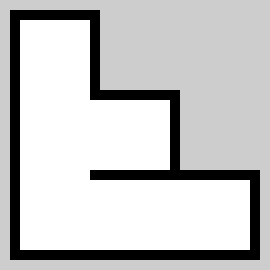
#> input picture maps/mapa.pgm, 270 x 270 px
$ jupyter execute particles.ipynb
#> lines starting #> are read from the running program, lines starting #| are printed output that depends on the picture; after the words box and inside, x2 and y2 are one past the last pixel; in counts of white or black regions, pixels touching at a corner belong together
[cell 1]
import numpy as np
import cv2
import matplotlib.pyplot as plt

plt.rcParams['figure.figsize'] = [10, 10]

[cell 2]
muestra = np.array([4.0, 4.0, 4.0, 4.0, 4.0, 4.0, 4.0, 4.0, 4.0, 4.0, 4.0, 4.0, 4.0, 4.0, 4.0, 4.0, 4.0, 4.0, 4.0, 4.0, 4.0, 4.0, 4.0, 4.0, 4.0, 4.0, 4.0, 4.0, 4.0, 4.0, 4.0, 4.0, 4.0, 4.0, 4.0, 4.0, 4.0, 4.0, 4.0, 4.0, 4.0, 4.0, 4.0, 4.0, 4.0, 4.0, 4.0, 4.0, 4.0, 4.0, 4.0, 4.0, 4.0, 4.0, 4.0, 4.0, 4.0, 4.0, 4.0, 4.0, 4.0, 4.0, 2.078701972961426, 2.1477415561676025, 2.2249815464019775, 2.3098437786102295, 2.4059548377990723, 2.5073423385620117, 2.611801862716675, 2.7231059074401855, 2.8719711303710938, 3.0115532875061035, 3.1610941886901855, 3.348381519317627, 3.557093620300293, 3.7804386615753174, 4.0, 4.0, 4.0, 4.0, 4.0, 4.0, 4.0, 4.0, 4.0, 4.0, 4.0, 4.0, 4.0, 4.0, 4.0, 4.0, 4.0, 4.0, 4.0, 4.0, 4.0, 4.0, 4.0, 4.0, 4.0, 4.0, 4.0, 4.0, 4.0, 4.0, 4.0, 4.0, 4.0, 4.0, 4.0, 4.0, 4.0, 4.0, 4.0, 4.0, 4.0, 4.0, 4.0, 4.0, 4.0, 4.0, 4.0, 4.0, 4.0, 4.0, 4.0, 4.0, 4.0, 4.0, 4.0, 4.0, 4.0, 4.0, 4.0, 4.0, 4.0, 4.0, 4.0, 4.0, 4.0, 4.0, 4.0, 4.0, 4.0, 4.0, 4.0, 4.0, 4.0, 4.0, 4.0, 4.0, 4.0, 4.0, 4.0, 4.0, 4.0, 4.0, 4.0, 4.0, 4.0, 4.0, 4.0, 4.0, 4.0, 4.0, 4.0, 4.0, 4.0, 4.0, 4.0, 4.0, 4.0, 4.0, 4.0, 4.0, 4.0, 4.0, 4.0, 4.0, 4.0])


# [5 lines of commented-out code are left out]

[cell 3]
SCALE = 100

RANGO_ANGULAR = np.arange(-np.pi/2, np.pi/2, 0.01745329238474369)
PARTICLES = 100_000
UMBRAL = 3

[cell 4]
REAL_MAP = cv2.imread("./maps/mapa.pgm", cv2.IMREAD_GRAYSCALE)
#> REAL_MAP is the input picture: shape (270, 270); min 0, max 255, mean 198.3

maskm_map = REAL_MAP.copy()

maskm_map[maskm_map == 0] = 255
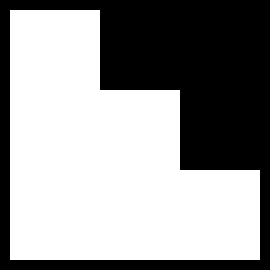
#> maskm_map: shape (270, 270); values 205 (black) and 255 (white), 59.4% white; 1 black region, box (x1, y1, x2, y2) and area: (0, 0, 270, 270) 29600
maskm_map[maskm_map == 205] = 0
maskm_map = cv2.erode(maskm_map, np.ones([19]*2, np.uint8), iterations=1)
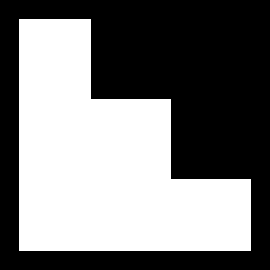
#> maskm_map: shape (270, 270); 47.5% white; 1 white region, box (x1, y1, x2, y2) and area: (19, 19, 251, 251) 34624
maskm_map = (np.logical_not(REAL_MAP).astype(np.uint8) * maskm_map / 255).astype(np.uint8)
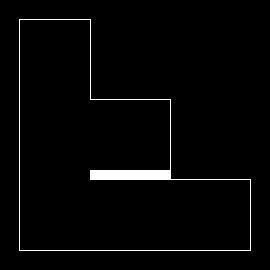
#> maskm_map: shape (270, 270); values 0 (black) and 1 (white), 2.4% white; 1 white region, box (x1, y1, x2, y2) and area: (19, 19, 251, 251) 1724
DARK_MAP = cv2.dilate(maskm_map, np.ones([3]*2, np.uint8), iterations=1)
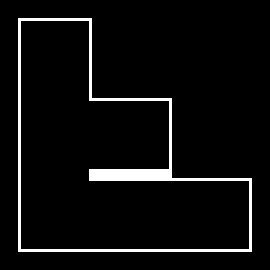
#> DARK_MAP: shape (270, 270); values 0 (black) and 1 (white), 5.1% white; 1 white region, box (x1, y1, x2, y2) and area: (18, 18, 252, 252) 3732
# plt.imshow(DARK_MAP, cmap="gray")

[cell 5]
def get_particles(N:int, points=[], r:int=10, angle_tolerance:int=0.1) -> np.ndarray:
#> called with N = 100000, r = 10, angle_tolerance = 0.1
    angles = np.linspace(-np.pi, np.pi, int(360/angle_tolerance))

    if list(points) == []:
        spaces = np.column_stack(np.where(REAL_MAP == 255))
#> spaces = 32900 pairs, first value 20 to 249, second value 20 to 249
    else:
        options = np.zeros(REAL_MAP.shape, dtype=np.uint8)
        for point in points: options[int(point[0])-r:int(point[0])+r+1, int(point[1])-r:int(point[1])+r+1] = 1
        spaces = np.column_stack(np.where((options * REAL_MAP) == 255))

    return np.column_stack([
            spaces[np.random.randint(spaces.shape[0] , size=N), :],
            np.random.choice(angles, size=N),
        ])

[cell 6]
def get_more_correct_particles(particles:list, muestra:list, tolerance:int=1, umbral:int=3):
#> called with particles = array of shape (100000, 3), muestra = array of shape (181,), tolerance = 3, umbral = 5
    sobrevivientes = []

    for y, x, a in particles:
        N = 0
        for n in range(62, 119):
            y_a = int(y - SCALE*muestra[n]*np.sin(RANGO_ANGULAR[n] + a))
            x_a = int(x + SCALE*muestra[n]*np.cos(RANGO_ANGULAR[n] + a))

            if 0 < y_a < DARK_MAP.shape[0] and 0 < x_a < DARK_MAP.shape[1]:
                if np.sum(DARK_MAP[y_a-tolerance:y_a+tolerance+1, x_a-tolerance:x_a+tolerance+1]) == 0:
                    N += 1
                    if N > umbral:
                        break
            else:
                N = 70
                break
        if N <= umbral:
            sobrevivientes.append([y, x, a])
#> this loop made 100000 passes
#> (y, x, a) on passes 1 to 3: (59, 22, 1.66), (199, 93, 1.71), (239, 53, 1.63)
#> after the loop, sobrevivientes = []

    return np.array(sobrevivientes)

[cell 7]
particles = get_particles(PARTICLES)
live_particles = get_more_correct_particles(particles, muestra, tolerance=3, umbral=5)
#> live_particles = empty array
particles = np.vstack([
    get_particles(int(PARTICLES*0.95), points=live_particles, angle_tolerance=0.001),
    get_particles(int(PARTICLES*0.05)),
])
live_particles = get_more_correct_particles(particles, muestra, tolerance=1, umbral=1)
#> the loop in get_more_correct_particles (call 2), `for y, x, a in particles:` made 100000 passes
#> (y, x, a) on passes 1 to 3: (113, 37, 2.98), (210, 163, -1.43), (67, 31, 2.56)
print(live_particles)


# [11 lines of commented-out code are left out]

$ run again, with maps/pasillo.pgm copied over maps/mapa.pgm
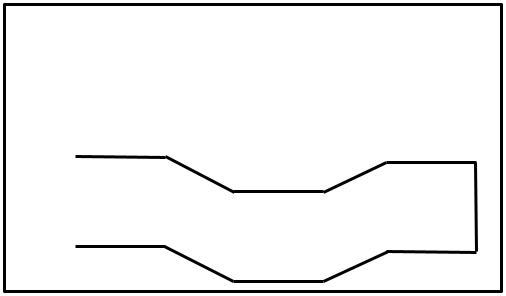
#> input picture maps/pasillo.pgm, 506 x 296 px
#> REAL_MAP is the input picture: shape (296, 506); min 0, max 255, mean 242.3
#> `maskm_map = (np.logical_not(REAL_MAP).astype(np.uint8) * maskm_map / 2..`:
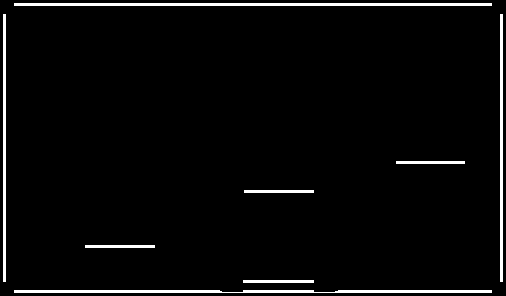
#> maskm_map: shape (296, 506); values 0 (black) and 1 (white), 3.5% white; 8 white regions, largest, box (x1, y1, x2, y2) and area: (14, 3, 492, 6) 1434, (14, 290, 492, 293) 1345, (3, 14, 6, 282) 804
#> `DARK_MAP = cv2.dilate(maskm_map, np.ones([3]*2, np.uint8), iterations=1)`:
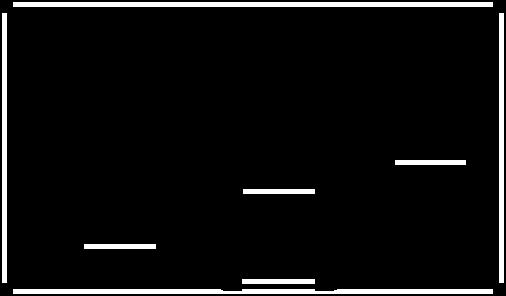
#> DARK_MAP: shape (296, 506); values 0 (black) and 1 (white), 5.9% white; 8 white regions, largest, box (x1, y1, x2, y2) and area: (13, 2, 493, 7) 2400, (13, 289, 493, 294) 2319, (2, 13, 7, 283) 1350
#> spaces = 141702 pairs, first value 0 to 295, second value 0 to 505
#> the loop in get_more_correct_particles, `for y, x, a in particles:` made 100000 passes
#> (y, x, a) on passes 1 to 3: (90, 34, 1.43), (242, 239, -1.22), (198, 50, -1.39)
#> after the loop in get_more_correct_particles, `for y, x, a in particles:`: sobrevivientes = []
#> live_particles = empty array
#> the loop in get_more_correct_particles (call 2), `for y, x, a in particles:` made 100000 passes
#> (y, x, a) on passes 1 to 3: (34, 277, -1.14), (58, 72, 1.49), (271, 472, -0.33)
